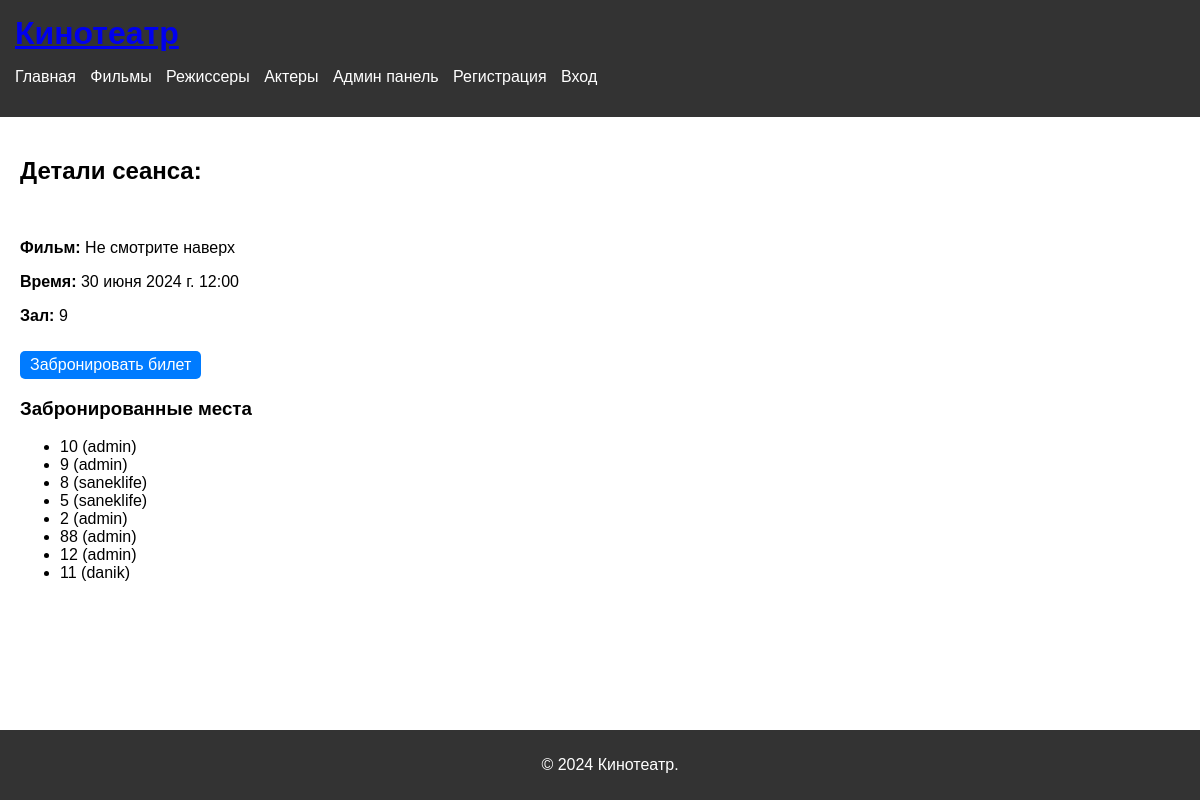
/session/1/, run on the app's committed database.
### kinoteatr/models.py (models this page shows, shortened)
class Session(models.Model):
    movie = models.ForeignKey(Movie, on_delete=models.CASCADE)
    time = models.DateTimeField()
    hall = models.CharField(max_length=100)

class Movie(models.Model):
    title = models.CharField(max_length=200)
    description = models.TextField(max_length=500)
    genre = models.ForeignKey(Genre, on_delete=models.CASCADE)
    director = models.ForeignKey(Director, on_delete=models.CASCADE)
    actor = models.ManyToManyField(Actor)
    poster = models.ImageField(upload_to='media/fotoposter')

class Ticket(models.Model):
    user = models.ForeignKey(User, on_delete=models.CASCADE)
    session = models.ForeignKey(Session, on_delete=models.CASCADE)
    seat = models.CharField(max_length=10)

### kinoteatr/views.py (the view)
# urls.py: path('session/<int:pk>/', views.session_detail, name='session_detail'),
def session_detail(request, pk):
    session = get_object_or_404(Session, pk=pk)
    return render(request, 'cinema/session_detail.html', {'session': session})

### kinoteatr/templates/cinema/session_detail.html (shortened to what this page needs)
{% extends 'cinema/base.html' %}
{% block content %}
<h2>Детали сеанса: </h2>
<p><strong>Фильм:</strong> {{ session.movie.title }}</p>
<p><strong>Время:</strong> {{ session.time }}</p>
<p><strong>Зал:</strong> {{ session.hall }}</p>
<a href="{% url 'book_ticket' session.pk %}" class="movie-link">Забронировать билет</a>
<h3>Забронированные места</h3>
<ul>
    {% for ticket in session.ticket_set.all %}
    <li>{{ ticket.seat }} ({{ ticket.user.username }})</li>
    {% endfor %}
</ul>
{% endblock %}

### static/styles.css (style rules this page uses)
body { font-family: Arial, sans-serif; margin: 0; padding: 0; display: flex; flex-direction: column; min-height: 100vh; }
.movie-link { display: inline-block; margin-top: 10px; padding: 5px 10px; background-color: #007BFF; color: white; text-decoration: none; border-radius: 5px; }

### data on the page
Session: movie "Не смотрите наверх", time "30 июня 2024 г. 12:00", hall "9"
Ticket: seat "10", user.username "admin"
Ticket: seat "9", user.username "admin"
Ticket: seat "8", user.username "saneklife"
Ticket: seat "5", user.username "saneklife"
Ticket: seat "2", user.username "admin"
Ticket: seat "88", user.username "admin"
Ticket: seat "12", user.username "admin"
Ticket: seat "11", user.username "danik"
